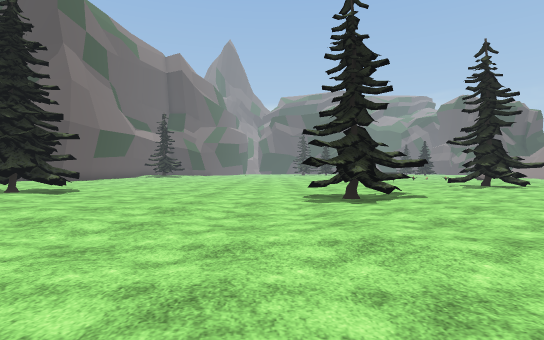
View 1 (above)

24 first-person views from a walk through a Unity game level. The camera is 1.3 m above the floor, looks level and sees 80° across. The floor is counted in squares, 2 m on a side. Each view is taken from the middle of a square. On the plan, view 1 faces up. The plan holds only what a view shows up to about 10 squares ahead; the rest is blank. The place goes on beyond the plan. The player character is not drawn. Some surface patterns are stand-ins.

View 2
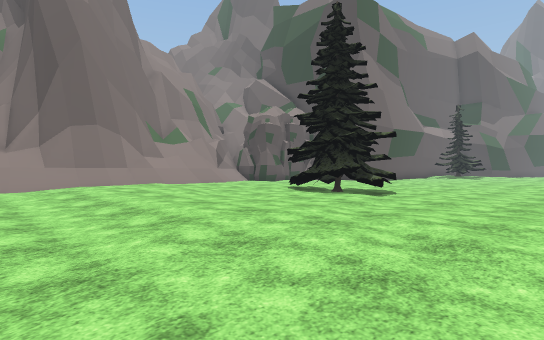

View 3
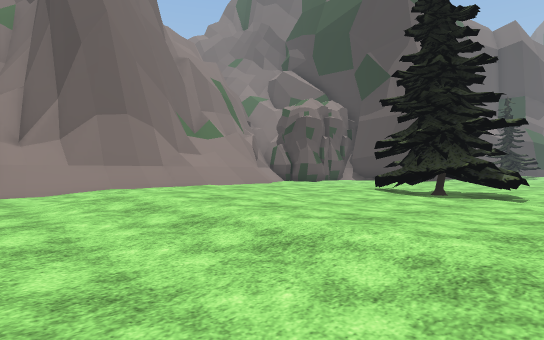

View 4
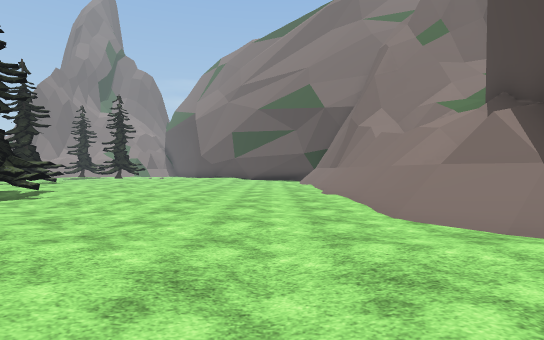

View 5
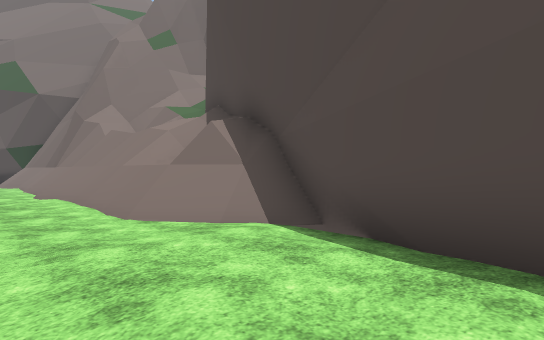

View 6
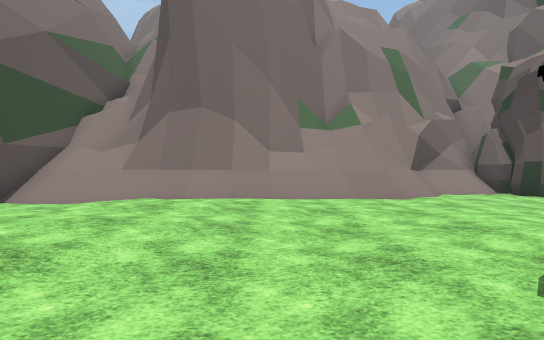

View 7
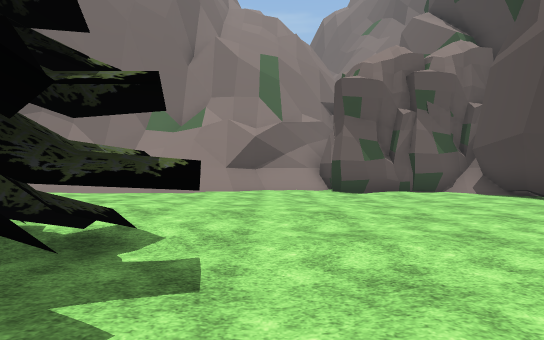

View 8
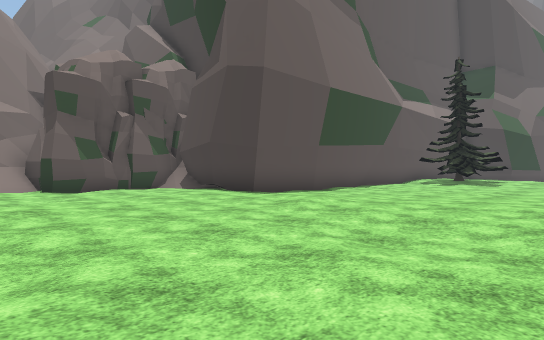

View 9
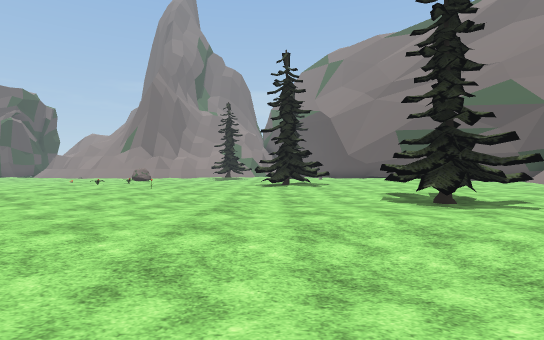

View 10
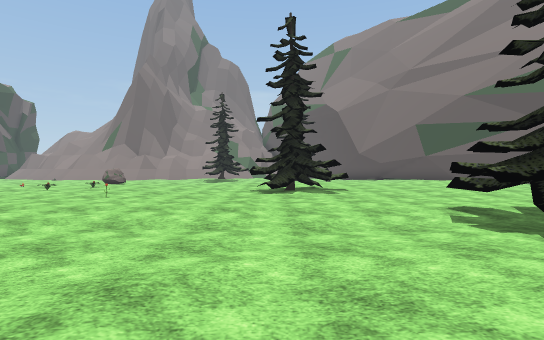

View 11
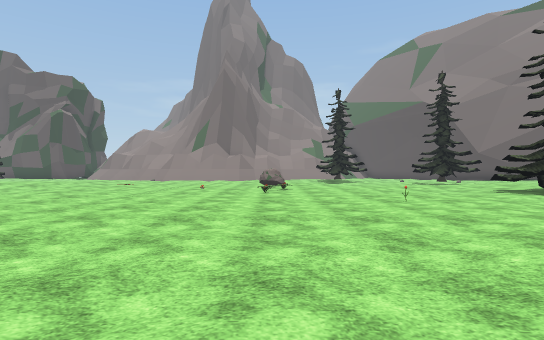

View 12
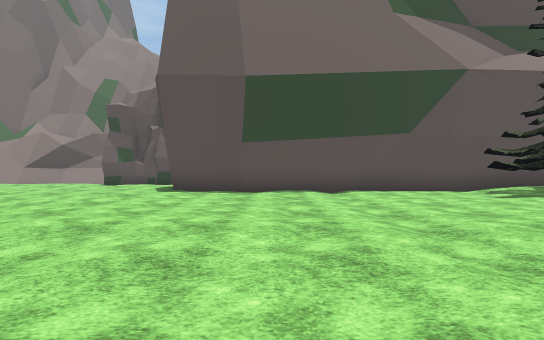

View 13
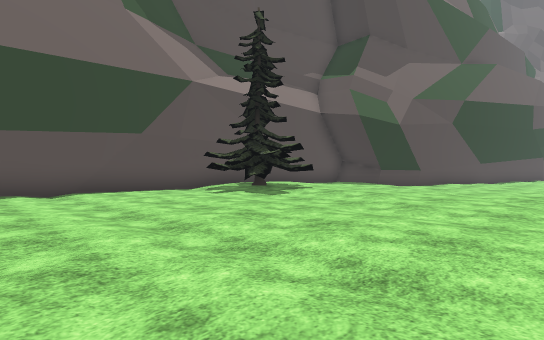

View 14
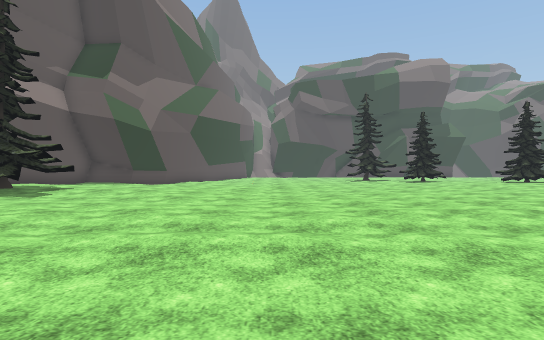

View 15
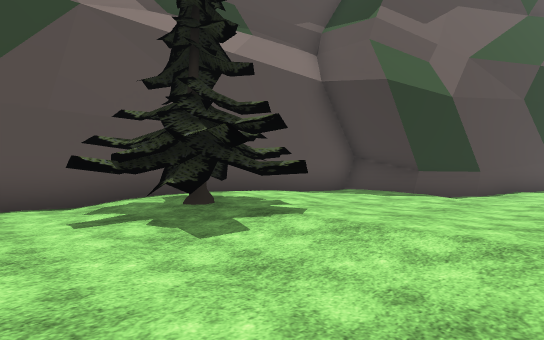

View 16
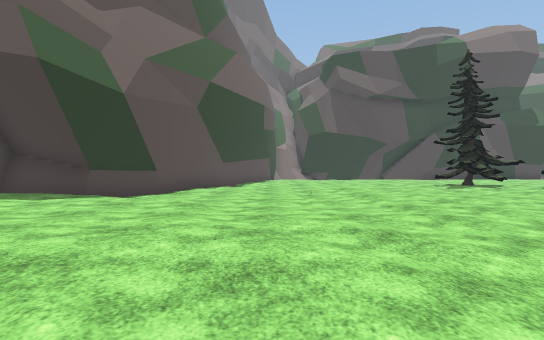

View 17
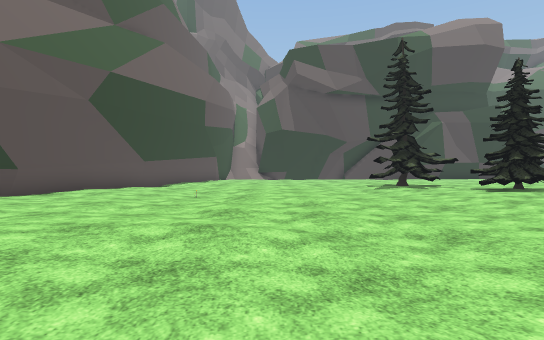

View 18
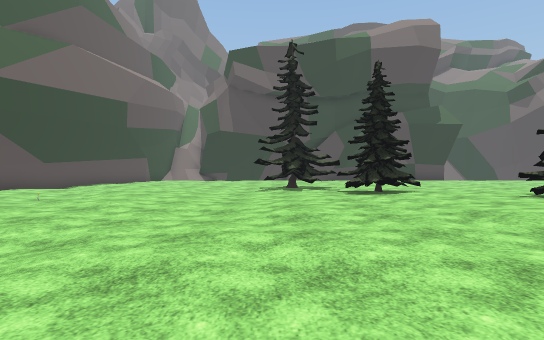

View 19
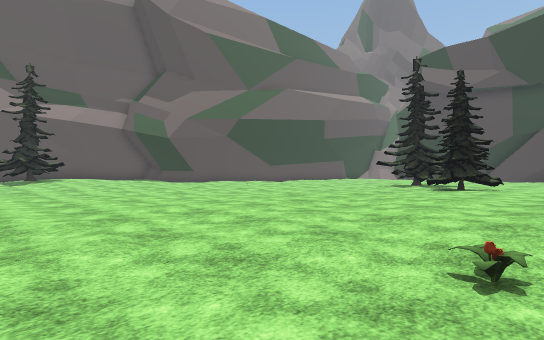

View 20
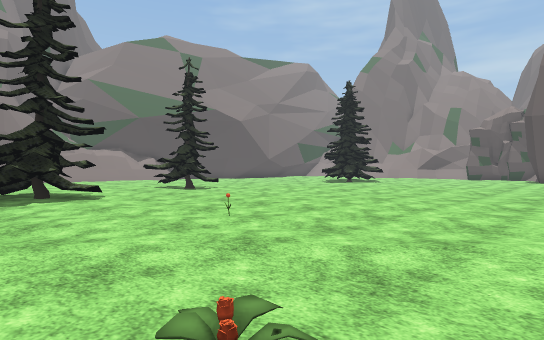

View 21
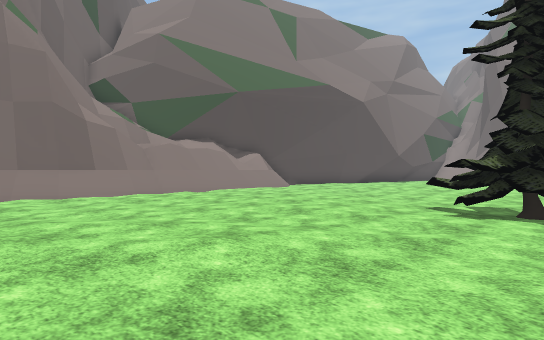

View 22
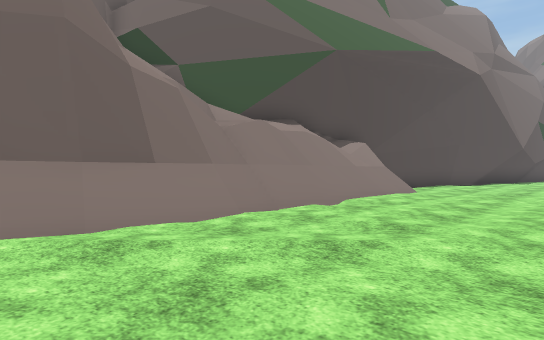

View 23
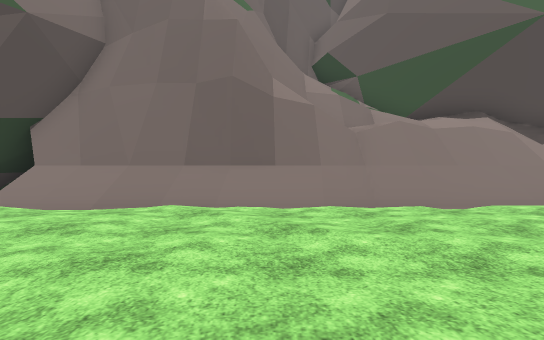

View 24
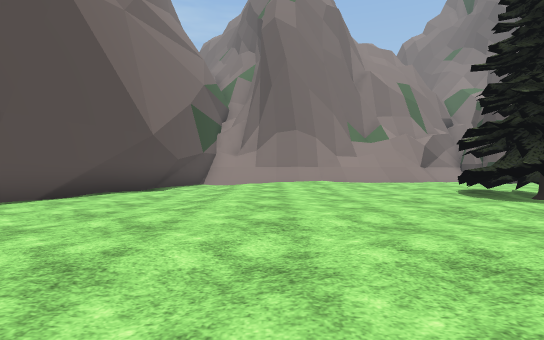

### Floor plan
Key: @ floor where view 1 was taken; # wall or solid block; x gap in a wall; . main floor; : floor 0.25 m higher than the main floor; - floor 0.25 m lower than the main floor; + floor 0.5 m higher than the main floor; * floor 5.75 m higher than the main floor; / step, stairs or slope; = window, fence, low wall or low ledge; v drop or lower ground; T tree; F flower; O other object.
Columns run from 17 left of view 1 to 9 right of it. Each row starts with its distance up from view 1.
 37           #........./ .T/.
 36           #...-/...-..TT/::
 35          ##...-/...-.../:::
 34       ####...../..../....:T
 33       #:::./...../--/...::T
 32       #::./:.../...-/..:::
 31       #/:.:./........../::
 30       #:/:....../-/.....:::
 29       #+T::::/...-/......:/
 28       #/TT:::./-........./.
 27       #/T.../.../.........F
 26      ##.T..................
 25      #.....................
 24      #..............  .....
 23      #///.//.././..../.. ..
 22      #.....................
 21      #.....................
 20      #.....................
 19      #...................F.
 18  #####../.... .............
 17  #..:...:....  ............
 16  #......../-.   .......O...
 15  #........---  ..../.......
 14 ##........... ............/
 13 /..../:/........./.-....:..
 12  /....:.../..../.././.../TT
 11 ##/::..:.TT...--...-....TT
 10  =//::::TTT...-/...-....T:
  9 ////::::TTTT./././TTT...:::
  8 #///:::::T./......-TT...:::
  7 ##//:::::.:..../..TT...::::
  6  ##/:///:.:...../-...../:::
  5   #/:+:+//:.:./.--/.....:::
  4  ##//:++::::::.../.......//
  3 ##//./://///:./...........
  2 #///..//..../..............
  1 ####  #....................
  0       ###........@.........
 -1         ###....//////////=/
 -2           ####/==///=/#####
 -3              ####/// x##
 -4                 ###/xv##
 -5                   ###*##
 -6                     ##=
 -7                      #

Positions as (right, up) in squares from view 1, and headings:
1: (0, 0), facing up
2: (-2, 1), facing up-left
3: (-5, 1), facing up-left
4: (-6, 1), facing right
5: (-6, 1), facing down-right
6: (-7, 7), facing left
7: (-6, 12), facing left
8: (-5, 12), facing up-left
9: (-5, 12), facing right
10: (-2, 12), facing right
11: (-1, 19), facing right
12: (-2, 21), facing left
13: (-2, 21), facing up-left
14: (-2, 19), facing up
15: (-5, 25), facing up-left
16: (-4, 26), facing up
17: (-1, 27), facing up
18: (3, 27), facing up
19: (9, 25), facing up-left
20: (9, 20), facing down-left
21: (9, 9), facing down-left
22: (8, 3), facing down-left
23: (6, 5), facing down
24: (-1, 4), facing left
